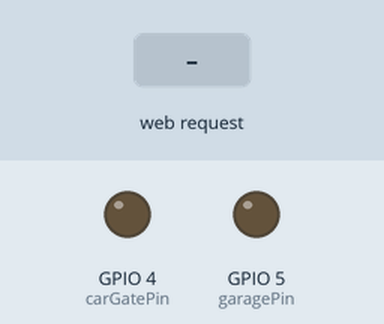
This sketch was run on a simulated ESP8266 (NodeMCU). On the bench: output pins drawn as LEDs (lit = HIGH). Inputs (shaded band) come from the test bench. WiFi joins after 1.5 s; servers stay silent unless stated; what the sketch prints to the serial monitor is not drawn.

Above: at 2.7 s.
2.8 s: HTTP request GET /garage received
At 3.2 s:
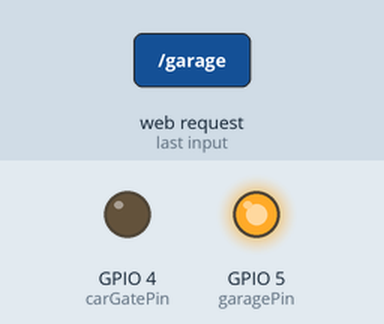
4.8 s: HTTP request GET /cargate received
At 5.2 s:
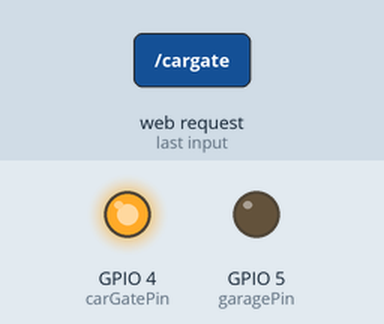
Timing chart, 0 to 7.8 s (numbered marks = the images above; inputs shaded):
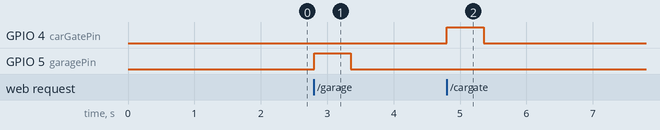

Measured:
- after the input at 2.8 s, GPIO 5 (garagePin): LOW → HIGH at once, → LOW 0.55 s later
- after the input at 4.8 s, GPIO 4 (carGatePin): LOW → HIGH at once, → LOW 0.55 s later

The sketch:

cod_hub.ino
```cpp
/* Proiect PM 2021 @ ACS, UPB
 * Dragus Alexandru, 334CB
 *
 * Cod hub
 *
 * Wiki:
 * https://ocw.cs.pub.ro/courses/pm/prj2021/agrigore/accesscontrol
 *
 * GitHub:
 * https://github.com/AlexDragus/access-control
 *
 * LinkedIn:
 * https://www.linkedin.com/in/alex-dragus/
 */
#include <ESP8266WiFi.h>
#include "ESPAsyncWebServer.h"
#include <ESP8266HTTPClient.h>

// Network credentials
const char* ssid     = "dragus";
const char* password = "45EE1C0424";

// Interfon server
const char* serverNameInterfon = "http://192.168.0.102/door";

// Create WebServer object on port 80
AsyncWebServer server(80);

// Variable to store the HTTP request
String header;

// Auxiliar variables to store the current output state
String garageState = "off";
String carGateState = "off";
String doorState = "off";

// Assign output variables to GPIO pins
const int garagePin = 5;
const int carGatePin = 4;

// Current time
unsigned long currentTime = millis();
// Previous time
unsigned long previousTime = 0;
// Define timeout time in milliseconds (example: 2000ms = 2s)
const long timeoutTime = 2000;

// Button pressed timers
unsigned long timePressGarage = millis();
unsigned long timePressCarGate = millis();
unsigned long timePressDoor = millis();

const long timeoutButtons = 550;

// Functions to generate the webpages
String showWebpage() {
  String webpage = "";
  webpage = webpage + ("<!DOCTYPE html><html>");
  webpage = webpage + ("<head><meta name=\"viewport\" content=\"width=device-width, initial-scale=1\">");
  webpage = webpage + ("<link rel=\"icon\" href=\"data:,\">");
  webpage = webpage + ("<style>html { font-family: Helvetica; display: inline-block; margin: 0px auto; text-align: center;}");
  webpage = webpage + (".button { background-color: #195B6A; border: none; color: white; padding: 16px 40px; width: 200px;");
  webpage = webpage + ("text-decoration: none; font-size: 30px; margin: 2px; cursor: pointer;}");
  webpage = webpage + (".button2 {background-color: #77878A;}</style>");
  webpage = webpage + ("<script>");
  webpage = webpage + ("");
  webpage = webpage + ("</script></head>");
  webpage = webpage + ("<body><h1>Access system</h1>");

  webpage = webpage + ("<p><a href=\"/garage\"><button class=\"button\">Garage</button></a></p>");

  webpage = webpage + ("<p><a href=\"/cargate\"><button class=\"button\">Car gate</button></a></p>");

  webpage = webpage + ("<p><a href=\"/door\"><button class=\"button\">Door</button></a></p>");

  webpage = webpage + ("<br></br><br></br><br></br>");
  webpage = webpage + ("<h3>Proiect realizat in cadrul materiei<br></br>");
  webpage = webpage + ("Proiectarea pe Microprocesoare<br></br>");
  webpage = webpage + ("2021, <a href=\"https://www.linkedin.com/in/alex-dragus/\">Alex Dragus</a> @ <a href=\"https://acs.pub.ro/\">ACS, UPB</a></h3>");
  webpage = webpage + ("</body></html>");
  webpage = webpage + "\n";

  return webpage;
}

String buttonWebpage(String which) {
  String webpage = "";
  webpage = webpage + ("<!DOCTYPE html><html>");
  webpage = webpage + ("<head><meta name=\"viewport\" content=\"width=device-width, initial-scale=1\">");
  webpage = webpage + ("");
  webpage = webpage + ("<style>html { font-family: Helvetica; display: inline-block; margin: 0px auto; text-align: center;}");
  webpage = webpage + ("</style>");
  webpage = webpage + ("<meta http-equiv=\"refresh\" content=\"1;url=http://192.168.0.103\" />");
  webpage = webpage + ("</head>");
  webpage = webpage + ("<body><h1>Access system</h1>");
  webpage = webpage + ("<h2>Se deschide ");
  if (which == "garage")
    webpage = webpage + "garajul";
  else if (which == "cargate")
    webpage = webpage + "poarta auto";
  else
    webpage = webpage + "poarta mica";
  webpage = webpage + ("</h2>");
  webpage = webpage + ("<br></br><br></br><br></br>");
  webpage = webpage + ("<h3>Proiect realizat in cadrul materiei<br></br>");
  webpage = webpage + ("Proiectarea pe Microprocesoare<br></br>");
  webpage = webpage + ("2021, <a href=\"https://www.linkedin.com/in/alex-dragus/\">Alex Dragus</a> @ <a href=\"https://acs.pub.ro/\">ACS, UPB</a></h3>");
  webpage = webpage + ("</body></html>");
  return webpage;
}

String doorWebpage(String which) {
  String webpage = "";
  webpage = webpage + ("<!DOCTYPE html><html>");
  webpage = webpage + ("<head>");
  webpage = webpage + ("<meta http-equiv=\"refresh\" content=\"0.1;url=http://192.168.0.102/door\" />");
  webpage = webpage + ("</head>");
  webpage = webpage + ("</html>");
  return webpage;
}

void setup() {
  Serial.begin(115200);
  // Initialize the output variables as outputs
  pinMode(garagePin, OUTPUT);
  pinMode(carGatePin, OUTPUT);

  // Set outputs to LOW
  digitalWrite(garagePin, LOW);
  digitalWrite(carGatePin, LOW);

  // Connect to Wi-Fi network with SSID and password
  Serial.print("Connecting to ");
  Serial.println(ssid);
  WiFi.begin(ssid, password);
  while (WiFi.status() != WL_CONNECTED) {
    delay(500);
    Serial.print(".");
  }
  // Print local IP address and start web server
  Serial.println("");
  Serial.println("WiFi connected.");
  Serial.println("IP address: ");
  Serial.println(WiFi.localIP());

  // Handlers for GET events
  server.on("/", HTTP_GET, [](AsyncWebServerRequest *request) {
    request->send(200, "text/html", showWebpage());
  });
  server.on("/garage", HTTP_GET, [](AsyncWebServerRequest *request) {
    // Send webpage
    request->send(200, "text/html", buttonWebpage("garage"));
    Serial.println("Garage pressed");
    timePressGarage = millis();
    garageState = "on";

    // Send signal for garage
    digitalWrite(garagePin, HIGH);
  });
  server.on("/cargate", HTTP_GET, [](AsyncWebServerRequest *request) {
    // Send webpage
    request->send(200, "text/html", buttonWebpage("cargate"));
    Serial.println("Car gate pressed");
    timePressCarGate = millis();
    carGateState = "on";

    // Send signal for Car gate
    digitalWrite(carGatePin, HIGH);
  });
  server.on("/door", HTTP_GET, [](AsyncWebServerRequest *request) {
    // Send webpage of interfon gadget and redirect back to front page afterwards
    request->send(200, "text/html", doorWebpage("door"));
    Serial.println("Door pressed");
    timePressDoor = millis();
    doorState = "on";
  });

  server.begin();
}

void loop(){
  currentTime = millis();
  // Release button if delay time passed
  if (garageState == "on" && currentTime - timePressGarage > timeoutButtons) {
    garageState = "off";
    digitalWrite(garagePin, LOW);
    Serial.println("Garage unpressed");
  }
  if (carGateState == "on" && currentTime - timePressCarGate > timeoutButtons) {
    carGateState = "off";
    digitalWrite(carGatePin, LOW);
    Serial.println("Car gate unpressed");
  }
  if (doorState == "on" && currentTime - timePressDoor > timeoutButtons) {
    doorState = "off";
    Serial.println("Door unpressed");
  }
}
```
